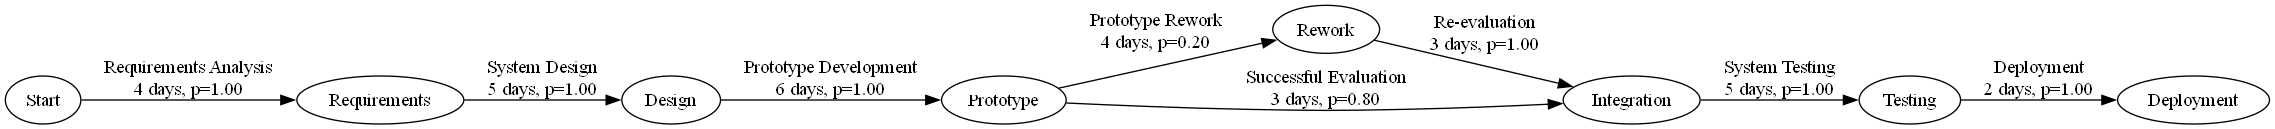

Write the Python code that produced this figure.
from graphviz import Digraph


# Create GERT network
gert = Digraph("GERT_Network", format="png")

# Set graph direction from left to right
gert.attr(rankdir="LR")


# Add project nodes
nodes = [
    "Start",
    "Requirements",
    "Design",
    "Prototype",
    "Rework",
    "Integration",
    "Testing",
    "Deployment"
]

for node in nodes:
    gert.node(node)


# Add activities and their details
gert.edge(
    "Start",
    "Requirements",
    label="Requirements Analysis\n4 days, p=1.00"
)

gert.edge(
    "Requirements",
    "Design",
    label="System Design\n5 days, p=1.00"
)

gert.edge(
    "Design",
    "Prototype",
    label="Prototype Development\n6 days, p=1.00"
)

# Successful prototype evaluation
gert.edge(
    "Prototype",
    "Integration",
    label="Successful Evaluation\n3 days, p=0.80"
)

# Prototype rework
gert.edge(
    "Prototype",
    "Rework",
    label="Prototype Rework\n4 days, p=0.20"
)

# Re-evaluation after rework
gert.edge(
    "Rework",
    "Integration",
    label="Re-evaluation\n3 days, p=1.00"
)

gert.edge(
    "Integration",
    "Testing",
    label="System Testing\n5 days, p=1.00"
)

gert.edge(
    "Testing",
    "Deployment",
    label="Deployment\n2 days, p=1.00"
)


# Calculate path durations
successful_path_duration = 4 + 5 + 6 + 3 + 5 + 2

rework_path_duration = 4 + 5 + 6 + 4 + 3 + 5 + 2


# Probabilities
successful_probability = 0.80
rework_probability = 0.20


# Calculate expected project duration
expected_duration = (
    successful_probability * successful_path_duration
    + rework_probability * rework_path_duration
)


# Print results
print("GERT Network Evaluation")
print("-" * 40)

print(
    f"Successful Prototype Path: "
    f"{successful_path_duration} days"
)

print(
    f"Prototype Rework Path: "
    f"{rework_path_duration} days"
)

print(
    f"Successful Path Probability: "
    f"{successful_probability}"
)

print(
    f"Rework Path Probability: "
    f"{rework_probability}"
)

print(
    f"Expected Project Duration: "
    f"{expected_duration:.2f} days"
)


# Generate Graphviz visualization
output_file = gert.render(
    "gert_network",
    cleanup=True
)

print("\nGERT network generated successfully.")
print(f"Network image: {output_file}")
